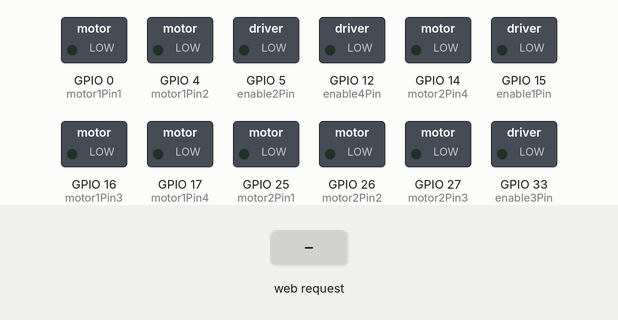
Bench run of a sketch on a simulated ESP32. On the bench: switched loads named in the sketch (green lamp = pin HIGH). The inputs (shaded band) are chosen by the test bench. WiFi joins after 1.5 s; servers stay silent unless stated; what the sketch prints to the serial monitor is not drawn.

Above: at 2.7 s.
2.8 s: HTTP request GET /?value= received
At 3.5 s:
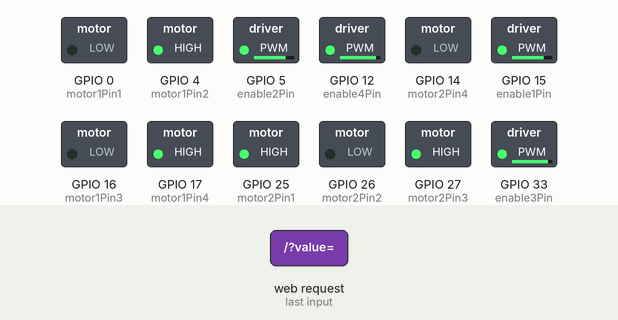
At 15.0 s:
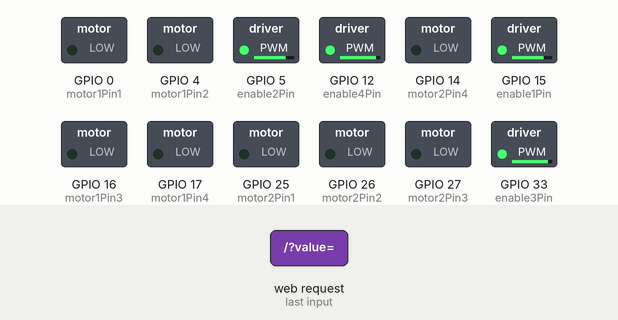
Timing chart, 0 to 15.5 s (numbered marks = the images above; inputs shaded):
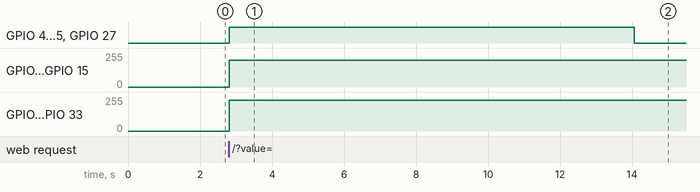

Measured:
- after the input at 2.8 s, GPIO 4 (motor1Pin2), GPIO 17 (motor1Pin4), GPIO 25 (motor2Pin1), GPIO 27 (motor2Pin3): LOW → HIGH at once, → LOW 11.3 s later; GPIO 5 (enable2Pin), GPIO 15 (enable1Pin): 0/255 → 201/255 at once; GPIO 12 (enable4Pin), GPIO 33 (enable3Pin): 0/255 → 229/255 at once

The sketch:

Mecanum_Control.ino
```cpp
#include <WiFi.h>

// motor board 1
#define enable1Pin 15
#define motor1Pin1 0
#define motor1Pin2 4
#define motor1Pin3 16
#define motor1Pin4 17
#define enable2Pin 5

// motor board 2
#define enable3Pin 33
#define motor2Pin1 25
#define motor2Pin2 26
#define motor2Pin3 27
#define motor2Pin4 14
#define enable4Pin 12

// Replace with your network credentials
const char* ssid     = "TP-Link_474F";
const char* password = "52969416";

// Set web server port number to 80
WiFiServer server(80);

// Setting PWM properties
const int freq = 30000;
const int pwmChannel1= 0; // 0,1 / 2,3 / 5,6
const int pwmChannel2 = 2;
const int pwmChannel3 = 4;
const int pwmChannel4 = 6;

const int resolution = 8;
int dutyCycle1 = 0;
int dutyCycle2 = 0;
int dutyCycle3 = 0;
int dutyCycle4 = 0;

int max_thr = 220;
int min_thr = 160;

// Variable to store the HTTP request
String header;

// Decode HTTP GET value
String valueString = String(5);
int pos1 = 0;
int pos2 = 0;

// Current time
unsigned long currentTime = millis();
// Previous time
unsigned long previousTime = 0;
// Define timeout time in milliseconds (example: 2000ms = 2s)
const long timeoutTime = 2000;

void forward();
void backward();
void left();
void right();
void off();
void mecanum(int angle);
void steady_increase(long d1, long d2, int duration);
void drift(long d1, long d2, int duration);

void setup() {
  Serial.begin(115200);

  // sets the pins as outputs:
  pinMode(motor1Pin1, OUTPUT);
  pinMode(motor1Pin2, OUTPUT);
  pinMode(motor1Pin3, OUTPUT);
  pinMode(motor1Pin4, OUTPUT);
  pinMode(enable1Pin, OUTPUT);
  pinMode(enable2Pin, OUTPUT);

  pinMode(motor2Pin1, OUTPUT);
  pinMode(motor2Pin2, OUTPUT);
  pinMode(motor2Pin3, OUTPUT);
  pinMode(motor2Pin4, OUTPUT);
  pinMode(enable3Pin, OUTPUT);
  pinMode(enable4Pin, OUTPUT);

  // set to LOW for all motor pins
  digitalWrite(motor1Pin1, LOW);
  digitalWrite(motor1Pin2, LOW);
  digitalWrite(motor1Pin3, LOW);
  digitalWrite(motor1Pin4, LOW);
  digitalWrite(motor2Pin1, LOW);
  digitalWrite(motor2Pin2, LOW);
  digitalWrite(motor2Pin3, LOW);
  digitalWrite(motor2Pin4, LOW);

  // init pwm channels
  ledcSetup(pwmChannel1, freq, resolution);
  ledcSetup(pwmChannel2, freq, resolution);
  ledcSetup(pwmChannel3, freq, resolution);
  ledcSetup(pwmChannel4, freq, resolution);

  // attach the channel to the GPIO to be controlled
  ledcAttachPin(enable1Pin, pwmChannel1);
  ledcAttachPin(enable2Pin, pwmChannel2);
  ledcAttachPin(enable3Pin, pwmChannel3);
  ledcAttachPin(enable4Pin, pwmChannel4);

  // Connect to Wi-Fi network with SSID and password
  Serial.print("Connecting to ");
  Serial.println(ssid);
  //WiFi.mode(WIFI_STA); // SETS TO STATION MODE!
  WiFi.begin(ssid, password);
  while (WiFi.status() != WL_CONNECTED) {
    delay(500);
    Serial.print(".");
  }
  // Print local IP address and start web server
  Serial.println("");
  Serial.println("WiFi connected.");
  Serial.println("IP address: ");
  Serial.println(WiFi.localIP());
  server.begin();
}

void loop(){
  WiFiClient client = server.available();   // Listen for incoming clients

  if (client) {                             // If a new client connects,
    currentTime = millis();
    previousTime = currentTime;
    Serial.println("New Client.");          // print a message out in the serial port
    String currentLine = "";                // make a String to hold incoming data from the client
    while (client.connected() && currentTime - previousTime <= timeoutTime) { // loop while the client's connected
      currentTime = millis();
      if (client.available()) {             // if there's bytes to read from the client,
        char c = client.read();             // read a byte, then
        Serial.write(c);                    // print it out the serial monitor
        header += c;
        if (c == '\n') {                    // if the byte is a newline character
          // if the current line is blank, you got two newline characters in a row.
          // that's the end of the client HTTP request, so send a response:
          if (currentLine.length() == 0) {
            // HTTP headers always start with a response code (e.g. HTTP/1.1 200 OK)
            // and a content-type so the client knows what's coming, then a blank line:
            client.println("HTTP/1.1 200 OK");
            client.println("Content-type:text/html");
            client.println("Connection: close");
            client.println();

            // Display the HTML web page
            client.println("<!DOCTYPE html><html>");
            client.println("<head><meta name=\"viewport\" content=\"width=device-width, initial-scale=1\">");
            client.println("<link rel=\"icon\" href=\"data:,\">");
            // CSS to style the on/off buttons
            // Feel free to change the background-color and font-size attributes to fit your preferences
            client.println("<style>body { text-align: center; font-family: \"Trebuchet MS\", Arial; margin-left:auto; margin-right:auto;}");
            client.println(".slider { width: 300px; }</style>");
            client.println("<script src=\"https://ajax.googleapis.com/ajax/libs/jquery/3.3.1/jquery.min.js\"></script>");

            // Web Page
            client.println("</head><body><h1>Choose an Angle</h1>");
            client.println("<p>Position: <span id=\"servoPos\"></span></p>");

            // Change input values here
            client.println("<input type=\"range\" min=\"0\" max=\"360\" class=\"slider\" id=\"servoSlider\" onchange=\"servo(this.value)\" value=\""+valueString+"\"/>");

            client.println("<script>var slider = document.getElementById(\"servoSlider\");");
            client.println("var servoP = document.getElementById(\"servoPos\"); servoP.innerHTML = slider.value;");
            client.println("slider.oninput = function() { slider.value = this.value; servoP.innerHTML = this.value; }");
            client.println("$.ajaxSetup({timeout:1000}); function servo(pos) { ");
            client.println("$.get(\"/?value=\" + pos + \"&\"); {Connection: close};}</script>");
            client.println("</body></html>");

            //GET /?value=180& HTTP/1.1
            if(header.indexOf("GET /?value=")>=0) {
              pos1 = header.indexOf('=');
              pos2 = header.indexOf('&');
              valueString = header.substring(pos1+1, pos2);

              // call on mecanum algorithm function
              mecanum(valueString.toInt());

            }
            // The HTTP response ends with another blank line
            client.println();
            // Break out of the while loop
            break;
          } else { // if you got a newline, then clear currentLine
            currentLine = "";
          }
        } else if (c != '\r') {  // if you got anything else but a carriage return character,
          currentLine += c;      // add it to the end of the currentLine
        }
      }
    }
    // Clear the header variable
    header = "";
    // Close the connection
    client.stop();
    Serial.println("Client disconnected.");
    Serial.println("");
  }
}

void forward() {
  Serial.println("Forward");
  digitalWrite(motor1Pin1, LOW);
  digitalWrite(motor1Pin2, HIGH);
  digitalWrite(motor1Pin3, HIGH);
  digitalWrite(motor1Pin4, LOW);

  digitalWrite(motor2Pin1, HIGH);
  digitalWrite(motor2Pin2, LOW);
  digitalWrite(motor2Pin3, LOW);
  digitalWrite(motor2Pin4, HIGH);
}

void backward() {
  Serial.println("Forward");
  digitalWrite(motor1Pin1, HIGH);
  digitalWrite(motor1Pin2, LOW);
  digitalWrite(motor1Pin3, LOW);
  digitalWrite(motor1Pin4, HIGH);

  digitalWrite(motor2Pin1, LOW);
  digitalWrite(motor2Pin2, HIGH);
  digitalWrite(motor2Pin3, HIGH);
  digitalWrite(motor2Pin4, LOW);
}

void left() {
  Serial.println("Forward");
  digitalWrite(motor1Pin1, HIGH);
  digitalWrite(motor1Pin2, LOW);
  digitalWrite(motor1Pin3, HIGH);
  digitalWrite(motor1Pin4, LOW);

  digitalWrite(motor2Pin1, LOW);
  digitalWrite(motor2Pin2, HIGH);
  digitalWrite(motor2Pin3, LOW);
  digitalWrite(motor2Pin4, HIGH);
}

void right() {
  Serial.println("Forward");
  digitalWrite(motor1Pin1, LOW);
  digitalWrite(motor1Pin2, HIGH);
  digitalWrite(motor1Pin3, LOW);
  digitalWrite(motor1Pin4, HIGH);

  digitalWrite(motor2Pin1, HIGH);
  digitalWrite(motor2Pin2, LOW);
  digitalWrite(motor2Pin3, HIGH);
  digitalWrite(motor2Pin4, LOW);
}

void off() {
  Serial.println("Forward");
  digitalWrite(motor1Pin1, LOW);
  digitalWrite(motor1Pin2, LOW);
  digitalWrite(motor1Pin3, LOW);
  digitalWrite(motor1Pin4, LOW);

  digitalWrite(motor2Pin1, LOW);
  digitalWrite(motor2Pin2, LOW);
  digitalWrite(motor2Pin3, LOW);
  digitalWrite(motor2Pin4, LOW);
}

void steady_increase(long d1, long d2, int duration){
  for(int i = 4; i>=0; i--){
    ledcWrite(pwmChannel1, d1/i);
    ledcWrite(pwmChannel2, d2/i);
    ledcWrite(pwmChannel3, d1/i);
    ledcWrite(pwmChannel4, d2/i);
    delay(duration/8);
  }
  delay(duration);
}

void drift(long d1, long d2, int duration){
  /*for(int i = 4; i>=0; i--){
    ledcWrite(pwmChannel1, d1/i);
    ledcWrite(pwmChannel2, d2/i);
    ledcWrite(pwmChannel3, d3/i);
    ledcWrite(pwmChannel4, d4/i);
    delay(duration/8);
    }
    */
    int i = 1;
    ledcWrite(pwmChannel1, d1/i);
    ledcWrite(pwmChannel2, d2/i);
    ledcWrite(pwmChannel3, d1*1.14/i);
    ledcWrite(pwmChannel4, d2*1.14/i);
    delay(duration/8);

  delay(duration);
}

void mecanum(int angle){
  // calculate duty cycles using custom algorithm
  long duty_cycle1= abs((max_thr - min_thr)*cos(radians(angle) - 0.79)) + min_thr;
  long duty_cycle2= abs((max_thr - min_thr)*sin(radians(angle) - 0.79)) + min_thr;

  // calculate which motor configuration for quadrant
  angle+=45;
  angle%=360;
  int q = (angle*4/360)+1;
    switch (q){
            case 1: right();
              break;
            case 2: forward();
              break;
            case 3: left();
              break;
            case 4: backward();
              break;
            default: off();
              break;
              }
   drift(duty_cycle1, duty_cycle2, 10000);
   //steady_increase(duty_cycle1, duty_cycle2, 5000);
   off();
}
```
